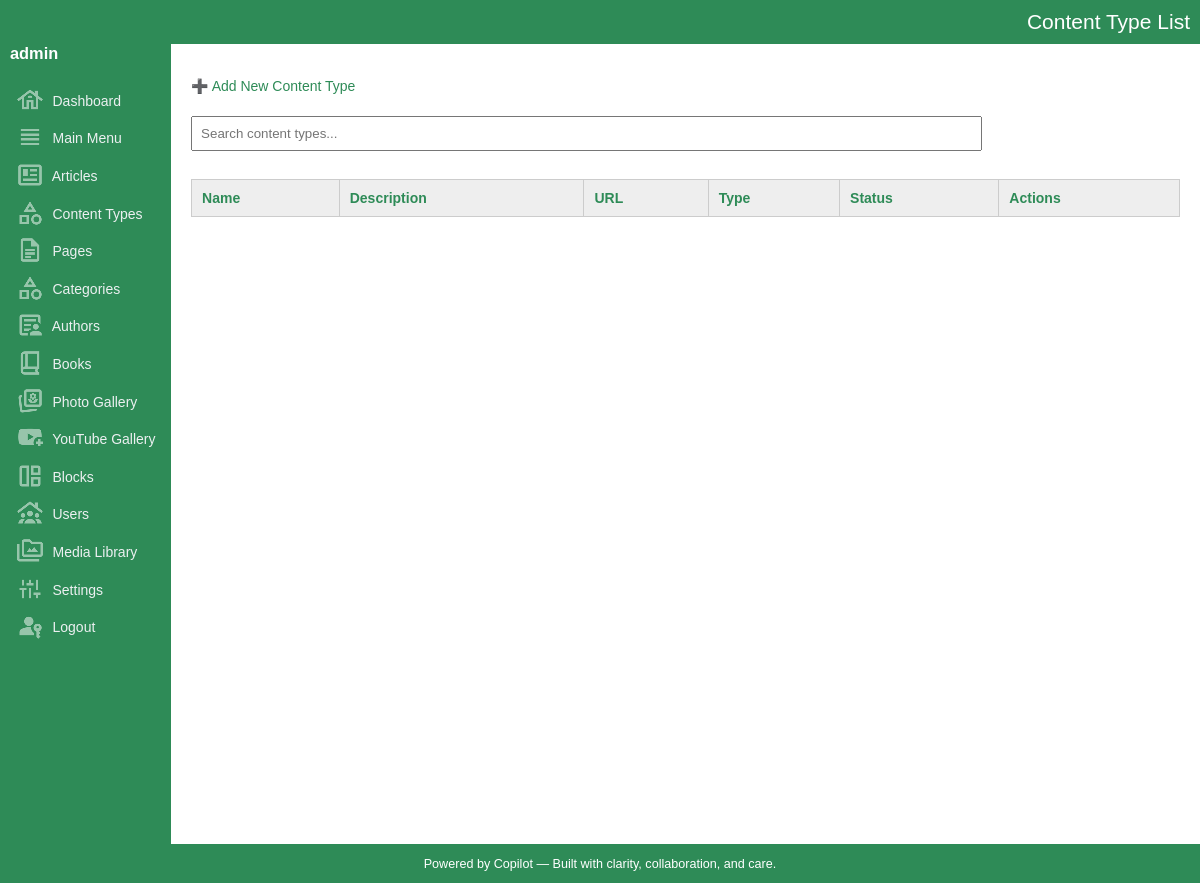
/admin/content_types/list.php (signed in), run on an earlier commit of the app's database.
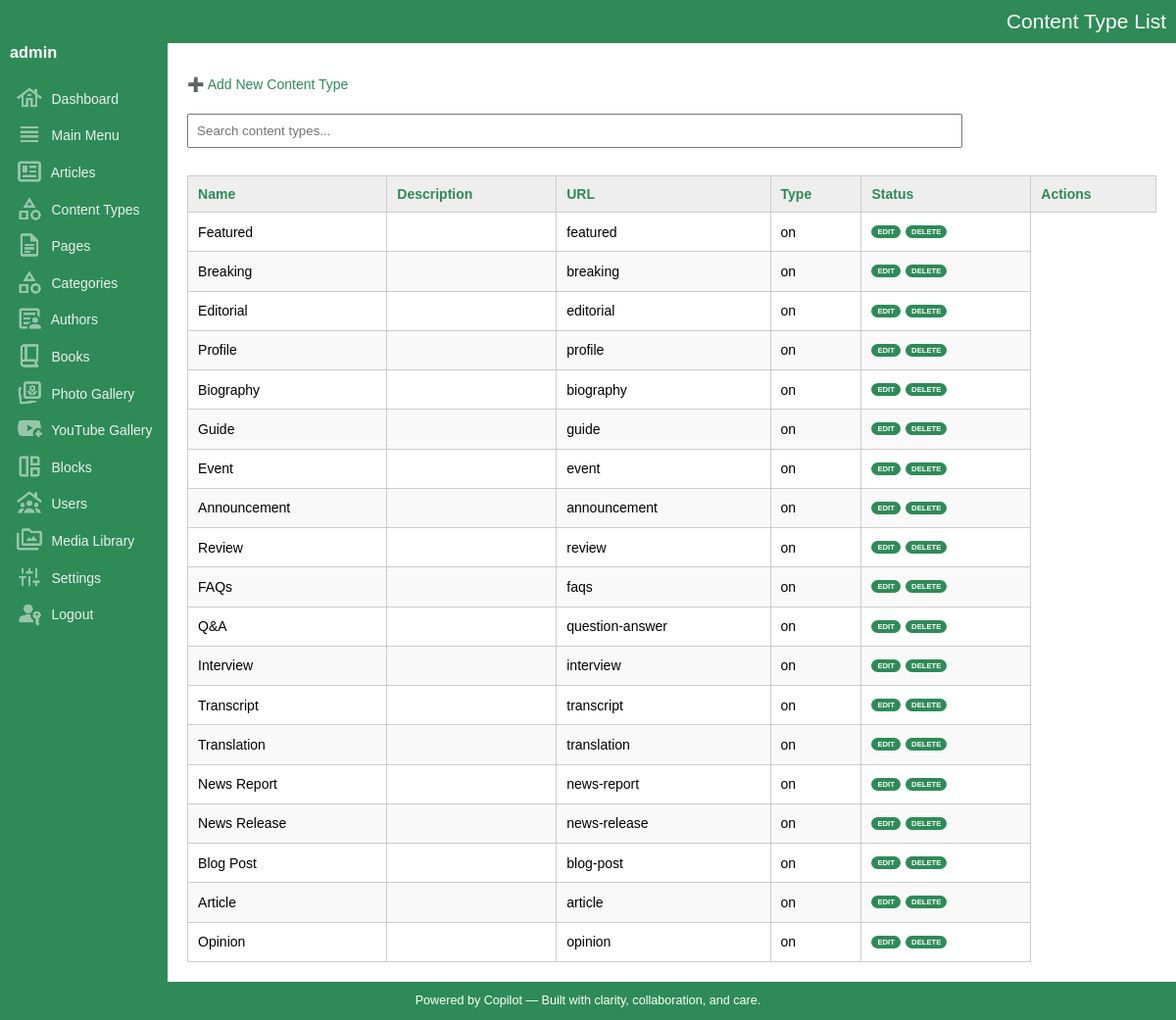
And on a later commit of the database.
### tables this page shows
CREATE TABLE IF NOT EXISTS `content_types` (
  `key_content_types` int(10) UNSIGNED NOT NULL AUTO_INCREMENT,
  `key_media_banner` int(10) UNSIGNED NOT NULL DEFAULT '0',
  `name` varchar(200) NOT NULL DEFAULT '',
  `description` varchar(1000) NOT NULL DEFAULT '',
  `url` varchar(200) NOT NULL DEFAULT '',
  `banner_image_url` varchar(2000) NOT NULL DEFAULT '',
  `sort` smallint(6) NOT NULL DEFAULT '0',
  `status` varchar(3) NOT NULL DEFAULT '',
  `entry_date_time` datetime NOT NULL DEFAULT CURRENT_TIMESTAMP,
  PRIMARY KEY (`key_content_types`)
);

### admin/content_types/list.php (the view, shortened to what this page needs)
<?php
include_once('../../dbconnection.php');
include_once('../functions.php');
include_once('../layout.php');
?>
<?php startLayout("Content Type List"); ?>
<p><a href="#" onclick="openModal()">➕ Add New Content Type</a></p>
<form method="get">
	<input type="text" name="q" placeholder="Search content types..." value="<?= htmlspecialchars($_GET['q'] ?? '') ?>">
</form>
<table>
	<thead>
		<tr>
			<th><?= sortLink('Name', 'name', $_GET['sort'] ?? '', $_GET['dir'] ?? '') ?></th>
			<th>Description</th>
			<th><?= sortLink('URL', 'url', $_GET['sort'] ?? '', $_GET['dir'] ?? '') ?></th>
			<th><?= sortLink('Type', 'name', $_GET['sort'] ?? '', $_GET['dir'] ?? '') ?></th>
			<th><?= sortLink('Status', 'status', $_GET['sort'] ?? '', $_GET['dir'] ?? '') ?></th>
			<th>Actions</th>
		</tr>
	</thead>
	<tbody>
	<?php
	$sort = $_GET['sort'] ?? 'entry_date_time';
	$dir = $_GET['dir'] ?? 'desc';
	$allowedSorts = ['name', 'url', 'status'];
	if (!in_array($sort, $allowedSorts)) $sort = 'entry_date_time';
	$sql = "SELECT * FROM content_types";
	$sql .= " ORDER BY $sort $dir";
	$result = $conn->query($sql);
	while ($row = $result->fetch_assoc()) {
	  echo "<tr>
			<td>{$row['name']}</td>
			<td>{$row['description']}</td>
			<td>{$row['url']}</td>
			<td>{$row['status']}</td>
			<td class='record-action-links'>
				<a href='#' onclick='editItem({$row['key_content_types']}, \"get_content_type.php\", [\"name\",\"description\",\"url\",\"banner_image_url\",\"sort\",\"key_media_banner\",\"status\"]); return false;'>Edit</a>
				<a href='delete.php?id={$row['key_content_types']}' onclick='return confirm(\"Delete this content type?\")' >Delete</a>
			</td>
	  </tr>";
	}
	?>
	</tbody>
</table>
<?php endLayout(); ?>

### admin/layout.php (shortened to what this page needs)
<?php
function startLayout($title = "Admin Panel") {
	$username = $_SESSION["username"];
	echo ('
	<!DOCTYPE html>
	<html>
	<head>
		<title>' . $title . '</title>
		<link rel="stylesheet" href="../assets/css/style.css">
	</head>
	<body>
	<header>' .
	$title
	. '</header>
	<div class="container">
		<div class="sidebar">
		<h3>' . $username. '</h3>
		<a href="../index.php"><img src="../assets/images/icon-dashboard.png" class="sidebar-icon"> Dashboard</a>
		<a href="../main_menu/list.php"><img src="../assets/images/icon-main-menu.png" class="sidebar-icon"> Main Menu</a>
		<a href="../articles/list.php"><img src="../assets/images/icon-articles.png" class="sidebar-icon"> Articles</a>
		<a href="../content_types/list.php"><img src="../assets/images/icon-categories.png" class="sidebar-icon"> Content Types</a>
		<a href="../pages/list.php"><img src="../assets/images/icon-pages.png" class="sidebar-icon"> Pages</a>
		<a href="../categories/list.php"><img src="../assets/images/icon-categories.png" class="sidebar-icon"> Categories</a>
		<a href="../authors/list.php"><img src="../assets/images/icon-authors.png" class="sidebar-icon"> Authors</a>
		<a href="../books/list.php"><img src="../assets/images/icon-books.png" class="sidebar-icon"> Books</a>
		<a href="../photo_gallery/list.php"><img src="../assets/images/icon-photo-gallery.png" class="sidebar-icon"> Photo Gallery</a>
		<a href="../youtube_gallery/list.php"><img src="../assets/images/icon-youtube-gallery.png" class="sidebar-icon"> YouTube Gallery</a>
		<a href="../blocks/list.php"><img src="../assets/images/icon-blocks.png" class="sidebar-icon"> Blocks</a>
		<a href="../users/list.php"><img src="../assets/images/icon-users.png" class="sidebar-icon"> Users</a>
		<a href="../media_library/list.php"><img src="../assets/images/icon-media-library.png" class="sidebar-icon"> Media Library</a>
		<a href="../settings/list.php"><img src="../assets/images/icon-settings.png" class="sidebar-icon"> Settings</a>
		<a href="../users/logout.php"><img src="../assets/images/icon-logout.png" class="sidebar-icon"> Logout</a>
		</div>
		<div class="main">
	');
}
function endLayout() {
	echo ('
		</div>
		</div>
		<footer>
			Powered by Copilot &mdash; Built with clarity, collaboration, and care.
		</footer>
		</body>
		</html>
	');
}
?>

### admin/functions.php (shortened to what this page needs)
<?php
function sortLink($label, $column, $currentSort, $currentDir) {
	$newDir = ($currentSort === $column && $currentDir === 'asc') ? 'desc' : 'asc';
	$icon = '';
	$query = $_GET;
	$query['sort'] = $column;
	$query['dir'] = $newDir;
	$url = '?' . http_build_query($query);
	return "<a href=\"$url\">$label$icon</a>";
}
?>

### admin/assets/css/style.css (style rules this page uses)
body { margin:0; font-family:Arial, sans-serif; font-size:14px; }
a { color:seagreen; text-decoration:none; }
header { color:#FFF; background:seagreen; padding:10px; text-align:right; font-size:1.5em; }
.container { display:flex; background:#fff; min-height:100vh; }
.sidebar { background:seagreen; color:#fff; padding:0 10px; }
.sidebar h3 { margin:0 0 20px 0; }
.sidebar a { display:block; color:#ecf0f1; padding:0.2em 0.4em 0.2em 0.4em; border-radius:4px; }
.sidebar-icon { vertical-align:middle; display:inline-block; margin:0 5px 4px 0; opacity:.5; }
.main { flex:1; padding:20px; border-radius:20px; }
table { width:100%; border-collapse:collapse; margin-top:20px; }
table th, table td { padding:10px; border:1px solid #ccc; text-align:left; }
table th { background:#eee; color:seagreen; }
tr:nth-child(even) { background:#f9f9f9; }
form input[type="text"], form input[type="url"], form input[type="tel"], form input[type="email"] { width:80%; padding:8px; margin:8px 0; box-sizing:border-box; }
.record-action-links { text-transform:uppercase; font-size:.55em; font-weight:bold; word-spacing:3px; line-height:250%; max-width:150px; }
.record-action-links a { background-color:seagreen; color:#FFF; border-radius:30px; padding:2px 6px 2px 6px; }
footer { background:seagreen; color:#FFF; text-align:center; padding:1em; font-size:0.9em; }

What changed in the data, as far as the page shows it:
added content_types: name "Featured", url "featured", status "on"
added content_types: name "Breaking", url "breaking", status "on"
added content_types: name "Editorial", url "editorial", status "on"
added content_types: name "Profile", url "profile", status "on"
added content_types: name "Biography", url "biography", status "on"
added content_types: name "Guide", url "guide", status "on"
added content_types: name "Event", url "event", status "on"
added content_types: name "Announcement", url "announcement", status "on"
added content_types: name "Review", url "review", status "on"
added content_types: name "FAQs", url "faqs", status "on"
added content_types: name "Q&A", url "question-answer", status "on"
added content_types: name "Interview", url "interview", status "on"
added content_types: name "Transcript", url "transcript", status "on"
added content_types: name "Translation", url "translation", status "on"
added content_types: name "News Report", url "news-report", status "on"
added content_types: name "News Release", url "news-release", status "on"
added content_types: name "Blog Post", url "blog-post", status "on"
added content_types: name "Article", url "article", status "on"
added content_types: name "Opinion", url "opinion", status "on"
